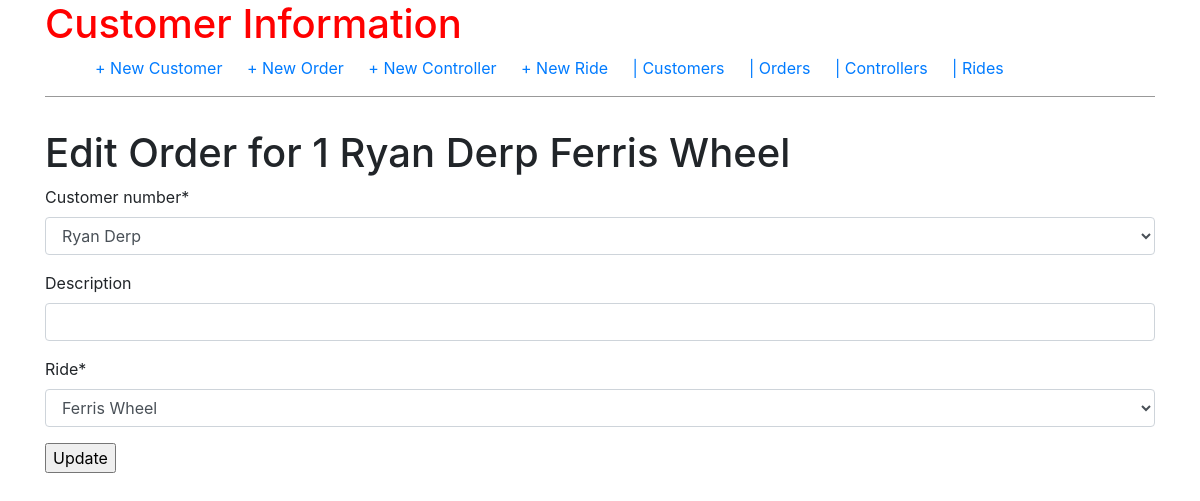
The page /order/1/edit on the database its author committed.
### orders/models.py (models this page shows, shortened)
class Order(models.Model):
    order_number = models.AutoField(primary_key=True)
    customer_number = models.ForeignKey(Customer, on_delete=models.CASCADE, related_name='orders')
    date_created = models.DateField(auto_now_add=True)
    last_updated = models.DateField(auto_now=True)
    description = models.CharField(max_length=200, null=True, blank=True)
    ride = models.ForeignKey(Ride, on_delete=models.CASCADE, related_name='orders', null=True)
    def __str__(self):
        return str(self.order_number) + ' ' + str(self.customer_number) + ' ' + str(self.ride)

class Customer(models.Model):
    customer_name = models.CharField(max_length=100)
    customer_phone_number = models.CharField(max_length=10)
    customer_email = models.EmailField()
    customer_business_name = models.CharField(max_length=200)
    def __str__(self):
        return self.customer_name

class Ride(models.Model):
    ride_name = models.CharField(max_length=100)
    def __str__(self):
        return self.ride_name

### orders/views.py (the view)
# urls.py: path('order/<int:pk>/edit', views.OrderUpdateView.as_view(), name='order_edit'),
class OrderUpdateView(UpdateView):
    model = Order
    fields = '__all__'
    template_name = 'order_edit.html'

### templates/order_edit.html
{% extends 'base.html' %}
{% load crispy_forms_tags %}
{% block content %}
<h1>Edit Order for {{order}} </h1>
<form action="" method="post">{% csrf_token %}
    {{ form|crispy }}
    <input type="submit" value="Update" />
</form>
{% endblock %}

### static/css/base.css (style rules this page uses)
body { font-family: 'Source Sans Pro', sans-serif; font-size: 18px; }

### rows shown on the page
Order: order_number+customer_number+ride "1 Ryan Derp Ferris Wheel", customer_number "Ryan Derp", ride "Ferris Wheel"
